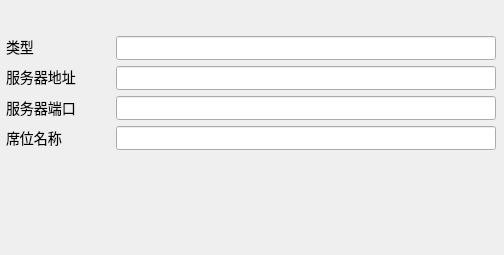
<?xml version="1.0" encoding="UTF-8"?>
<ui version="4.0">
 <class>Form</class>
 <widget class="QWidget" name="Form">
  <property name="geometry">
   <rect>
    <x>0</x>
    <y>0</y>
    <width>504</width>
    <height>255</height>
   </rect>
  </property>
  <property name="sizePolicy">
   <sizepolicy hsizetype="Fixed" vsizetype="Fixed">
    <horstretch>0</horstretch>
    <verstretch>0</verstretch>
   </sizepolicy>
  </property>
  <property name="minimumSize">
   <size>
    <width>500</width>
    <height>200</height>
   </size>
  </property>
  <property name="maximumSize">
   <size>
    <width>504</width>
    <height>255</height>
   </size>
  </property>
  <property name="baseSize">
   <size>
    <width>0</width>
    <height>255</height>
   </size>
  </property>
  <property name="windowTitle">
   <string>颜色</string>
  </property>
  <layout class="QVBoxLayout" name="verticalLayout_3">
   <property name="leftMargin">
    <number>6</number>
   </property>
   <property name="topMargin">
    <number>6</number>
   </property>
   <property name="rightMargin">
    <number>6</number>
   </property>
   <property name="bottomMargin">
    <number>6</number>
   </property>
   <item>
    <layout class="QHBoxLayout" name="horizontalLayout_3">
     <property name="topMargin">
      <number>10</number>
     </property>
     <item>
      <widget class="QLabel" name="label_3">
       <property name="styleSheet">
        <string>QLineEdit {font-size: 14px;color: #f8f8f8; border-color: transparent;}</string>
       </property>
       <property name="text">
        <string/>
       </property>
       <property name="pixmap">
        <pixmap resource="../icons/icons.qrc">:/icons/licman.png</pixmap>
       </property>
       <property name="alignment">
        <set>Qt::AlignCenter</set>
       </property>
      </widget>
     </item>
    </layout>
   </item>
   <item>
    <layout class="QVBoxLayout" name="verticalLayout">
     <property name="bottomMargin">
      <number>0</number>
     </property>
     <item>
      <layout class="QHBoxLayout" name="horizontalLayout_2">
       <property name="spacing">
        <number>2</number>
       </property>
       <property name="rightMargin">
        <number>2</number>
       </property>
       <item>
        <layout class="QVBoxLayout" name="verticalLayout_2">
         <property name="spacing">
          <number>6</number>
         </property>
         <property name="topMargin">
          <number>0</number>
         </property>
         <property name="bottomMargin">
          <number>0</number>
         </property>
         <item>
          <layout class="QFormLayout" name="formLayout_4">
           <property name="sizeConstraint">
            <enum>QLayout::SetMinimumSize</enum>
           </property>
           <property name="horizontalSpacing">
            <number>0</number>
           </property>
           <item row="0" column="0">
            <widget class="QLabel" name="label_5">
             <property name="sizePolicy">
              <sizepolicy hsizetype="Minimum" vsizetype="Fixed">
               <horstretch>0</horstretch>
               <verstretch>0</verstretch>
              </sizepolicy>
             </property>
             <property name="minimumSize">
              <size>
               <width>110</width>
               <height>0</height>
              </size>
             </property>
             <property name="styleSheet">
              <string notr="true">font-size: 14px;</string>
             </property>
             <property name="text">
              <string>类型</string>
             </property>
            </widget>
           </item>
           <item row="0" column="1">
            <widget class="QLineEdit" name="licman_status_type">
             <property name="font">
              <font>
               <family>MS Shell Dlg 2</family>
               <pointsize>-1</pointsize>
               <weight>50</weight>
               <italic>false</italic>
               <bold>false</bold>
              </font>
             </property>
             <property name="styleSheet">
              <string notr="true">QLineEdit {font-size: 14px;color: #f8f8f8; border-color: transparent;}</string>
             </property>
             <property name="inputMethodHints">
              <set>Qt::ImhDigitsOnly|Qt::ImhPreferNumbers</set>
             </property>
             <property name="maxLength">
              <number>1000</number>
             </property>
             <property name="readOnly">
              <bool>true</bool>
             </property>
             <property name="clearButtonEnabled">
              <bool>true</bool>
             </property>
            </widget>
           </item>
          </layout>
         </item>
         <item>
          <layout class="QFormLayout" name="formLayout">
           <property name="sizeConstraint">
            <enum>QLayout::SetMinimumSize</enum>
           </property>
           <property name="horizontalSpacing">
            <number>0</number>
           </property>
           <item row="0" column="0">
            <widget class="QLabel" name="label">
             <property name="sizePolicy">
              <sizepolicy hsizetype="Minimum" vsizetype="Fixed">
               <horstretch>0</horstretch>
               <verstretch>0</verstretch>
              </sizepolicy>
             </property>
             <property name="minimumSize">
              <size>
               <width>110</width>
               <height>0</height>
              </size>
             </property>
             <property name="styleSheet">
              <string notr="true">font-size: 14px;</string>
             </property>
             <property name="text">
              <string>服务器地址</string>
             </property>
            </widget>
           </item>
           <item row="0" column="1">
            <widget class="QLineEdit" name="licman_status_address">
             <property name="font">
              <font>
               <family>MS Shell Dlg 2</family>
               <pointsize>-1</pointsize>
               <weight>50</weight>
               <italic>false</italic>
               <bold>false</bold>
              </font>
             </property>
             <property name="styleSheet">
              <string notr="true">QLineEdit {font-size: 14px;color: #f8f8f8; border-color: transparent;}</string>
             </property>
             <property name="inputMethodHints">
              <set>Qt::ImhDigitsOnly|Qt::ImhPreferNumbers</set>
             </property>
             <property name="maxLength">
              <number>20</number>
             </property>
             <property name="readOnly">
              <bool>true</bool>
             </property>
             <property name="clearButtonEnabled">
              <bool>true</bool>
             </property>
            </widget>
           </item>
          </layout>
         </item>
         <item>
          <layout class="QFormLayout" name="formLayout_2">
           <property name="sizeConstraint">
            <enum>QLayout::SetMinimumSize</enum>
           </property>
           <property name="horizontalSpacing">
            <number>0</number>
           </property>
           <item row="0" column="0">
            <widget class="QLabel" name="label_2">
             <property name="minimumSize">
              <size>
               <width>110</width>
               <height>0</height>
              </size>
             </property>
             <property name="styleSheet">
              <string notr="true">font-size: 14px;</string>
             </property>
             <property name="text">
              <string>服务器端口</string>
             </property>
            </widget>
           </item>
           <item row="0" column="1">
            <widget class="QLineEdit" name="licman_status_port">
             <property name="styleSheet">
              <string notr="true">QLineEdit {font-size: 14px;color: #f8f8f8; border-color: transparent;}</string>
             </property>
             <property name="inputMethodHints">
              <set>Qt::ImhEmailCharactersOnly</set>
             </property>
             <property name="inputMask">
              <string/>
             </property>
             <property name="maxLength">
              <number>32767</number>
             </property>
             <property name="readOnly">
              <bool>true</bool>
             </property>
             <property name="clearButtonEnabled">
              <bool>true</bool>
             </property>
            </widget>
           </item>
          </layout>
         </item>
         <item>
          <layout class="QFormLayout" name="formLayout_3">
           <property name="horizontalSpacing">
            <number>0</number>
           </property>
           <property name="bottomMargin">
            <number>0</number>
           </property>
           <item row="0" column="0">
            <widget class="QLabel" name="label_4">
             <property name="minimumSize">
              <size>
               <width>110</width>
               <height>0</height>
              </size>
             </property>
             <property name="styleSheet">
              <string notr="true">font-size: 14px;</string>
             </property>
             <property name="text">
              <string>席位名称</string>
             </property>
            </widget>
           </item>
           <item row="0" column="1">
            <widget class="QLineEdit" name="licman_status_seatName">
             <property name="styleSheet">
              <string notr="true">QLineEdit {font-size: 14px;color: #f8f8f8; border-color: transparent;}</string>
             </property>
             <property name="readOnly">
              <bool>true</bool>
             </property>
            </widget>
           </item>
          </layout>
         </item>
        </layout>
       </item>
      </layout>
     </item>
    </layout>
   </item>
   <item>
    <spacer name="verticalSpacer">
     <property name="styleSheet">
      <string>QLineEdit {font-size: 14px;color: #f8f8f8; border-color: transparent;}</string>
     </property>
     <property name="orientation">
      <enum>Qt::Vertical</enum>
     </property>
     <property name="sizeHint" stdset="0">
      <size>
       <width>20</width>
       <height>1</height>
      </size>
     </property>
    </spacer>
   </item>
  </layout>
 </widget>
 <resources>
  <include location="../icons/icons.qrc"/>
 </resources>
 <connections/>
</ui>
